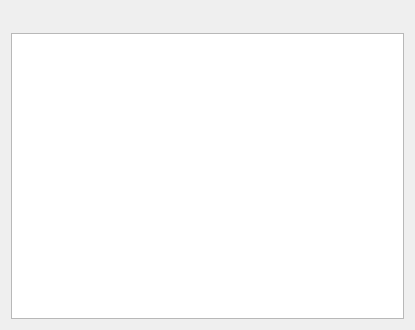
<?xml version="1.0" encoding="UTF-8"?>
<ui version="4.0">
 <class>SSMenuWindowClass</class>
 <widget class="QDialog" name="SSMenuWindowClass">
  <property name="windowModality">
   <enum>Qt::WindowModal</enum>
  </property>
  <property name="geometry">
   <rect>
    <x>0</x>
    <y>0</y>
    <width>415</width>
    <height>330</height>
   </rect>
  </property>
  <property name="sizePolicy">
   <sizepolicy hsizetype="Fixed" vsizetype="Fixed">
    <horstretch>0</horstretch>
    <verstretch>0</verstretch>
   </sizepolicy>
  </property>
  <property name="minimumSize">
   <size>
    <width>415</width>
    <height>330</height>
   </size>
  </property>
  <property name="maximumSize">
   <size>
    <width>415</width>
    <height>330</height>
   </size>
  </property>
  <property name="font">
   <font>
    <family>宋体</family>
   </font>
  </property>
  <property name="focusPolicy">
   <enum>Qt::StrongFocus</enum>
  </property>
  <property name="contextMenuPolicy">
   <enum>Qt::NoContextMenu</enum>
  </property>
  <property name="windowTitle">
   <string>功能菜单</string>
  </property>
  <property name="modal">
   <bool>true</bool>
  </property>
  <layout class="QVBoxLayout" name="verticalLayout">
   <item>
    <widget class="QLabel" name="infoLabel">
     <property name="font">
      <font>
       <pointsize>9</pointsize>
       <weight>50</weight>
       <bold>false</bold>
      </font>
     </property>
     <property name="frameShape">
      <enum>QFrame::NoFrame</enum>
     </property>
     <property name="frameShadow">
      <enum>QFrame::Sunken</enum>
     </property>
     <property name="text">
      <string/>
     </property>
     <property name="wordWrap">
      <bool>true</bool>
     </property>
    </widget>
   </item>
   <item>
    <widget class="QTableWidget" name="FunctionTableWidget">
     <property name="font">
      <font>
       <family>宋体</family>
       <pointsize>10</pointsize>
       <weight>50</weight>
       <bold>false</bold>
      </font>
     </property>
     <property name="editTriggers">
      <set>QAbstractItemView::NoEditTriggers</set>
     </property>
     <property name="iconSize">
      <size>
       <width>96</width>
       <height>128</height>
      </size>
     </property>
     <property name="showGrid">
      <bool>false</bool>
     </property>
     <property name="gridStyle">
      <enum>Qt::SolidLine</enum>
     </property>
     <property name="rowCount">
      <number>2</number>
     </property>
     <property name="columnCount">
      <number>3</number>
     </property>
     <attribute name="horizontalHeaderVisible">
      <bool>false</bool>
     </attribute>
     <attribute name="horizontalHeaderHighlightSections">
      <bool>false</bool>
     </attribute>
     <attribute name="verticalHeaderVisible">
      <bool>false</bool>
     </attribute>
     <attribute name="verticalHeaderDefaultSectionSize">
      <number>100</number>
     </attribute>
     <attribute name="verticalHeaderHighlightSections">
      <bool>false</bool>
     </attribute>
     <attribute name="verticalHeaderVisible">
      <bool>false</bool>
     </attribute>
     <attribute name="verticalHeaderDefaultSectionSize">
      <number>100</number>
     </attribute>
     <attribute name="horizontalHeaderVisible">
      <bool>false</bool>
     </attribute>
     <attribute name="horizontalHeaderHighlightSections">
      <bool>false</bool>
     </attribute>
     <attribute name="verticalHeaderHighlightSections">
      <bool>false</bool>
     </attribute>
     <row/>
     <row/>
     <column/>
     <column/>
     <column/>
    </widget>
   </item>
  </layout>
 </widget>
 <layoutdefault spacing="6" margin="11"/>
 <resources/>
 <connections/>
</ui>
